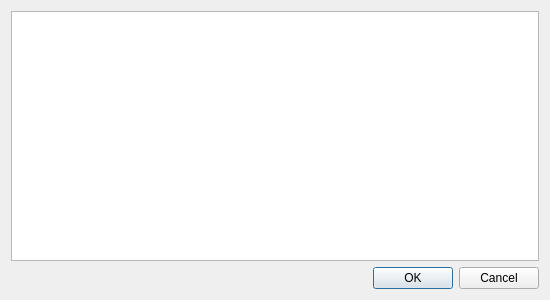
<?xml version="1.0" encoding="UTF-8"?>
<ui version="4.0">
 <class>CareerDialog</class>
 <widget class="QDialog" name="CareerDialog">
  <property name="geometry">
   <rect>
    <x>0</x>
    <y>0</y>
    <width>550</width>
    <height>300</height>
   </rect>
  </property>
  <property name="windowTitle">
   <string>Select Career</string>
  </property>
  <property name="modal">
   <bool>true</bool>
  </property>
  <layout class="QVBoxLayout" name="verticalLayout">
   <item>
    <widget class="QTableView" name="careerTableView">
     <property name="toolTip">
      <string>Careers sorted by best enlistment and survival chance.</string>
     </property>
     <property name="sizeAdjustPolicy">
      <enum>QAbstractScrollArea::AdjustToContentsOnFirstShow</enum>
     </property>
     <property name="editTriggers">
      <set>QAbstractItemView::NoEditTriggers</set>
     </property>
     <property name="alternatingRowColors">
      <bool>true</bool>
     </property>
     <property name="selectionMode">
      <enum>QAbstractItemView::SingleSelection</enum>
     </property>
     <property name="selectionBehavior">
      <enum>QAbstractItemView::SelectRows</enum>
     </property>
     <property name="showGrid">
      <bool>false</bool>
     </property>
     <property name="sortingEnabled">
      <bool>false</bool>
     </property>
     <attribute name="horizontalHeaderStretchLastSection">
      <bool>true</bool>
     </attribute>
     <attribute name="verticalHeaderVisible">
      <bool>false</bool>
     </attribute>
    </widget>
   </item>
   <item>
    <widget class="QDialogButtonBox" name="dialogButtonBox">
     <property name="enabled">
      <bool>true</bool>
     </property>
     <property name="orientation">
      <enum>Qt::Horizontal</enum>
     </property>
     <property name="standardButtons">
      <set>QDialogButtonBox::Cancel|QDialogButtonBox::Ok</set>
     </property>
    </widget>
   </item>
  </layout>
 </widget>
 <resources/>
 <connections>
  <connection>
   <sender>dialogButtonBox</sender>
   <signal>accepted()</signal>
   <receiver>CareerDialog</receiver>
   <slot>accept()</slot>
   <hints>
    <hint type="sourcelabel">
     <x>248</x>
     <y>254</y>
    </hint>
    <hint type="destinationlabel">
     <x>157</x>
     <y>274</y>
    </hint>
   </hints>
  </connection>
  <connection>
   <sender>dialogButtonBox</sender>
   <signal>rejected()</signal>
   <receiver>CareerDialog</receiver>
   <slot>reject()</slot>
   <hints>
    <hint type="sourcelabel">
     <x>316</x>
     <y>260</y>
    </hint>
    <hint type="destinationlabel">
     <x>286</x>
     <y>274</y>
    </hint>
   </hints>
  </connection>
  <connection>
   <sender>careerTableView</sender>
   <signal>clicked(QModelIndex)</signal>
   <receiver>CareerDialog</receiver>
   <slot>Select(QModelIndex)</slot>
   <hints>
    <hint type="sourcelabel">
     <x>274</x>
     <y>129</y>
    </hint>
    <hint type="destinationlabel">
     <x>274</x>
     <y>149</y>
    </hint>
   </hints>
  </connection>
  <connection>
   <sender>careerTableView</sender>
   <signal>doubleClicked(QModelIndex)</signal>
   <receiver>CareerDialog</receiver>
   <slot>SelectAndAccept(QModelIndex)</slot>
   <hints>
    <hint type="sourcelabel">
     <x>274</x>
     <y>129</y>
    </hint>
    <hint type="destinationlabel">
     <x>274</x>
     <y>149</y>
    </hint>
   </hints>
  </connection>
 </connections>
 <slots>
  <slot>Select(QModelIndex)</slot>
  <slot>SelectAndAccept(QModelIndex)</slot>
 </slots>
</ui>
